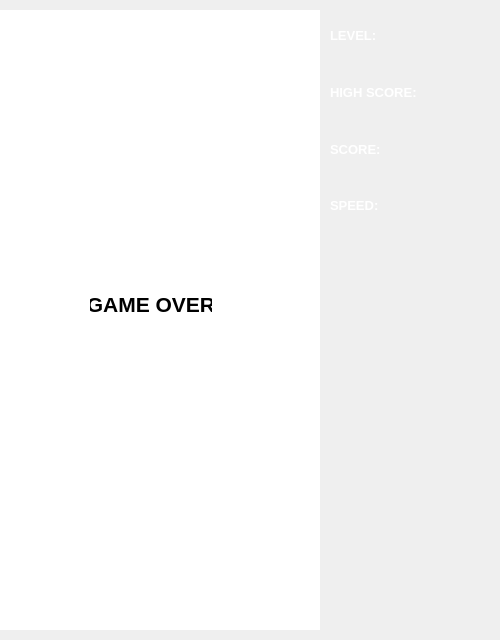
<?xml version="1.0" encoding="UTF-8"?>
<ui version="4.0">
 <class>SnakeWindow</class>
 <widget class="QMainWindow" name="SnakeWindow">
  <property name="geometry">
   <rect>
    <x>0</x>
    <y>0</y>
    <width>500</width>
    <height>640</height>
   </rect>
  </property>
  <property name="windowTitle">
   <string>MainWindow</string>
  </property>
  <property name="styleSheet">
   <string notr="true"/>
  </property>
  <widget class="QWidget" name="centralwidget">
   <property name="styleSheet">
    <string notr="true">background: transparent;</string>
   </property>
   <widget class="QWidget" name="widget" native="true">
    <property name="geometry">
     <rect>
      <x>0</x>
      <y>10</y>
      <width>320</width>
      <height>620</height>
     </rect>
    </property>
    <property name="minimumSize">
     <size>
      <width>0</width>
      <height>0</height>
     </size>
    </property>
    <property name="maximumSize">
     <size>
      <width>16777215</width>
      <height>16777215</height>
     </size>
    </property>
    <property name="styleSheet">
     <string notr="true">background-color: rgb(255, 255, 255);</string>
    </property>
    <widget class="QLabel" name="label_9">
     <property name="geometry">
      <rect>
       <x>90</x>
       <y>280</y>
       <width>122</width>
       <height>28</height>
      </rect>
     </property>
     <property name="font">
      <font>
       <pointsize>16</pointsize>
       <bold>true</bold>
      </font>
     </property>
     <property name="text">
      <string>GAME OVER</string>
     </property>
     <property name="alignment">
      <set>Qt::AlignmentFlag::AlignCenter</set>
     </property>
    </widget>
   </widget>
   <widget class="QWidget" name="layoutWidget">
    <property name="geometry">
     <rect>
      <x>330</x>
      <y>10</y>
      <width>161</width>
      <height>221</height>
     </rect>
    </property>
    <layout class="QGridLayout" name="gridLayout">
     <item row="3" column="0">
      <widget class="QLabel" name="label_4">
       <property name="font">
        <font>
         <pointsize>10</pointsize>
         <bold>true</bold>
        </font>
       </property>
       <property name="styleSheet">
        <string notr="true">background: transparent;
color: rgb(255, 255, 255);</string>
       </property>
       <property name="text">
        <string>SPEED:</string>
       </property>
      </widget>
     </item>
     <item row="0" column="0">
      <widget class="QLabel" name="label">
       <property name="font">
        <font>
         <pointsize>10</pointsize>
         <bold>true</bold>
        </font>
       </property>
       <property name="styleSheet">
        <string notr="true">background: transparent;
color: rgb(255, 255, 255);</string>
       </property>
       <property name="text">
        <string>LEVEL:</string>
       </property>
      </widget>
     </item>
     <item row="2" column="0">
      <widget class="QLabel" name="label_3">
       <property name="font">
        <font>
         <pointsize>10</pointsize>
         <bold>true</bold>
        </font>
       </property>
       <property name="styleSheet">
        <string notr="true">background: transparent;
color: rgb(255, 255, 255);</string>
       </property>
       <property name="text">
        <string>SCORE:</string>
       </property>
      </widget>
     </item>
     <item row="1" column="0">
      <widget class="QLabel" name="label_2">
       <property name="font">
        <font>
         <pointsize>10</pointsize>
         <bold>true</bold>
        </font>
       </property>
       <property name="styleSheet">
        <string notr="true">background: transparent;
color: rgb(255, 255, 255);</string>
       </property>
       <property name="text">
        <string>HIGH SCORE:</string>
       </property>
      </widget>
     </item>
     <item row="0" column="1">
      <widget class="QLabel" name="label_5">
       <property name="font">
        <font>
         <pointsize>10</pointsize>
         <bold>true</bold>
        </font>
       </property>
       <property name="styleSheet">
        <string notr="true">background: transparent;
color: rgb(255, 255, 255);</string>
       </property>
       <property name="text">
        <string/>
       </property>
      </widget>
     </item>
     <item row="1" column="1">
      <widget class="QLabel" name="label_6">
       <property name="font">
        <font>
         <pointsize>10</pointsize>
         <bold>true</bold>
        </font>
       </property>
       <property name="styleSheet">
        <string notr="true">background: transparent;
color: rgb(255, 255, 255);</string>
       </property>
       <property name="text">
        <string/>
       </property>
      </widget>
     </item>
     <item row="2" column="1">
      <widget class="QLabel" name="label_7">
       <property name="font">
        <font>
         <pointsize>10</pointsize>
         <bold>true</bold>
        </font>
       </property>
       <property name="styleSheet">
        <string notr="true">background: transparent;
color: rgb(255, 255, 255);</string>
       </property>
       <property name="text">
        <string/>
       </property>
      </widget>
     </item>
     <item row="3" column="1">
      <widget class="QLabel" name="label_8">
       <property name="font">
        <font>
         <pointsize>10</pointsize>
         <bold>true</bold>
        </font>
       </property>
       <property name="styleSheet">
        <string notr="true">background: transparent;
color: rgb(255, 255, 255);</string>
       </property>
       <property name="text">
        <string/>
       </property>
      </widget>
     </item>
    </layout>
   </widget>
  </widget>
  <widget class="QMenuBar" name="menubar">
   <property name="geometry">
    <rect>
     <x>0</x>
     <y>0</y>
     <width>500</width>
     <height>22</height>
    </rect>
   </property>
  </widget>
 </widget>
 <resources/>
 <connections/>
</ui>
